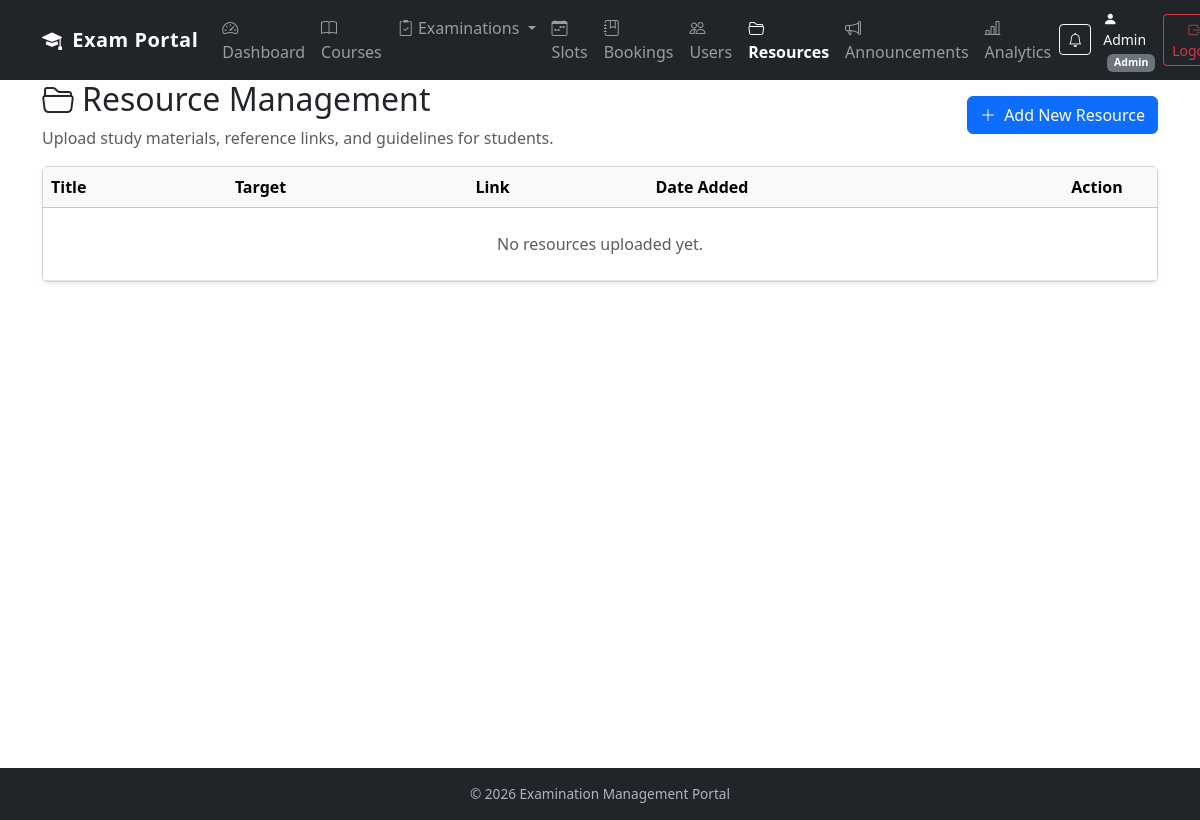
Page /admin/resources (signed in) on the earlier database version.
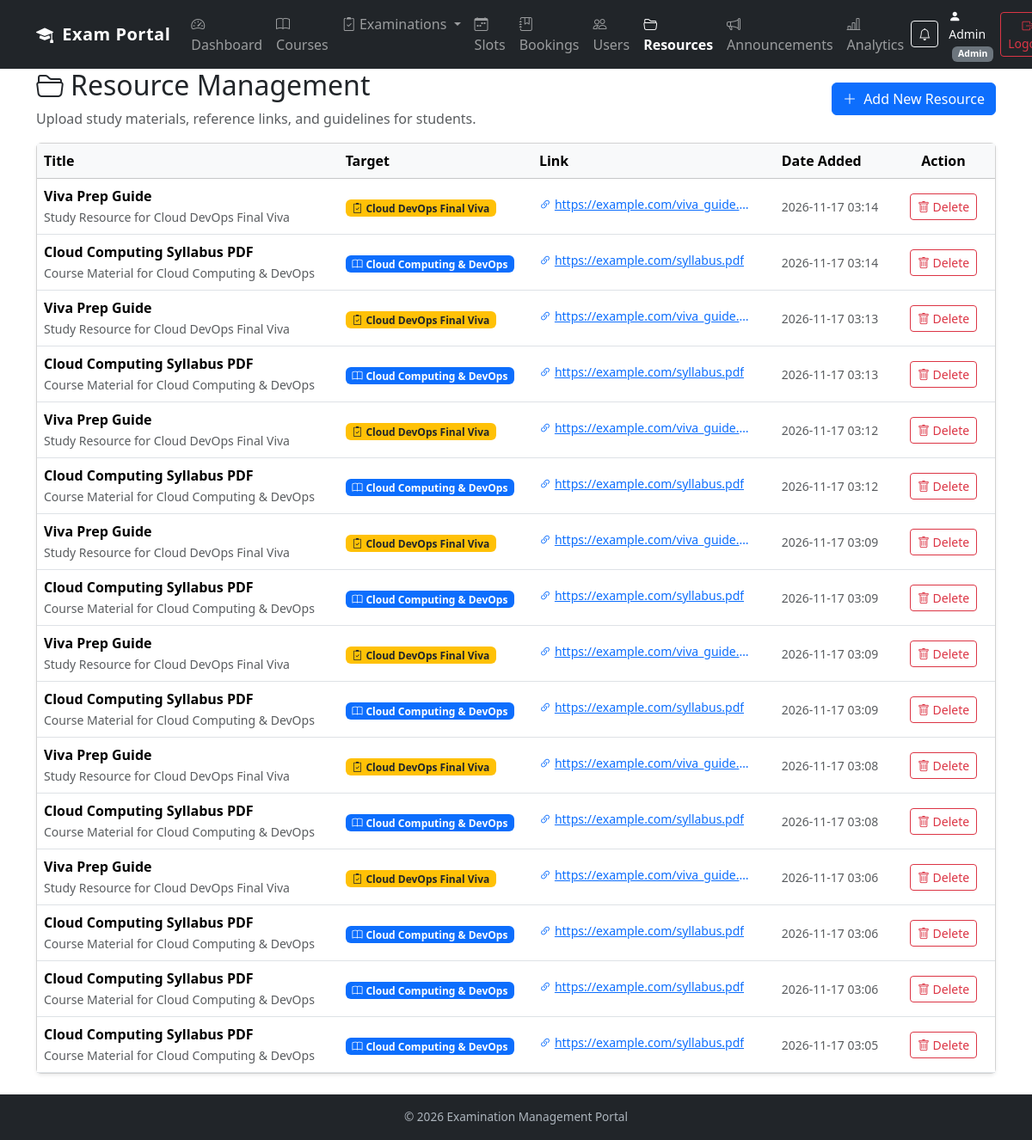
Same page on the later database version.
### models.py (models this page shows, shortened)
class Resource(db.Model):
    id = db.Column(db.Integer, primary_key=True)
    title = db.Column(db.String(200), nullable=False)
    description = db.Column(db.String(500))
    url = db.Column(db.String(500), nullable=False)
    course_id = db.Column(db.Integer, db.ForeignKey("course.id"), nullable=True)
    examination_id = db.Column(db.Integer, db.ForeignKey("examination.id"), nullable=True)
    created_at = db.Column(db.String(30))
    course = db.relationship("Course", backref="resources")
    examination = db.relationship("Examination", backref="resources")

class Examination(db.Model):
    id = db.Column(db.Integer, primary_key=True)
    name = db.Column(db.String(100), nullable=False)
    course_id = db.Column(
        db.Integer, db.ForeignKey("course.id"), nullable=False
    )
    status = db.Column(db.String(30), default="Draft")
    slot_creation_start = db.Column(db.String(30))
    slot_creation_end = db.Column(db.String(30))
    booking_start = db.Column(db.String(30))
    booking_end = db.Column(db.String(30))
    slot_creation_open = db.Column(db.Boolean, default=False)
    booking_open = db.Column(db.Boolean, default=False)
    course = db.relationship("Course", backref="examinations")

class Course(db.Model):
    id = db.Column(db.Integer, primary_key=True)
    name = db.Column(db.String(100), nullable=False)
    description = db.Column(db.String(500))

### app.py (the view, shortened to what this page needs)
@app.route("/admin/resources", methods=["GET", "POST"])
@role_required("Admin")
def admin_resources():
    resources = Resource.query.order_by(Resource.id.desc()).all()
    courses = Course.query.all()
    examinations = Examination.query.all()
    return render_template(
        "admin_resources.html",
        resources=resources,
        courses=courses,
        examinations=examinations
    )

### app.py (called while the page is built)
def role_required(required_role):
    def decorator(function):
        @wraps(function)
        def wrapper(*args, **kwargs):
            if "user_id" not in session:
                return redirect(url_for("login"))
            user = User.query.get(session["user_id"])
            if not user.is_active:
                session.clear()
                return redirect(url_for("login"))
            if user is None:
                session.clear()
                return redirect(url_for("login"))
            if user.role != required_role:
                abort(403)
            if user.role == "Examiner" and not user.is_approved:
                session.clear()
                return redirect(url_for("login"))
            return function(*args, **kwargs)
        return wrapper
    return decorator

@app.context_processor
def inject_global_data():
    unread_count = 0
    if "user_id" in session:
        unread_count = Notification.query.filter_by(
            user_id=session["user_id"],
            is_read=False
        ).count()
    return {"unread_notifications_count": unread_count}

### templates/admin_resources.html (shortened to what this page needs)
{% extends "base.html" %}
{% block content %}
<div class="container mt-4">
    <div class="d-flex justify-content-between align-items-center mb-3">
        <div>
            <h2><i class="bi bi-folder2-open me-2"></i>Resource Management</h2>
            <p class="text-muted mb-0">Upload study materials, reference links, and guidelines for students.</p>
        </div>
        <button class="btn btn-primary" data-bs-toggle="collapse" data-bs-target="#uploadResourceCollapse">
            <i class="bi bi-plus-lg me-1"></i> Add New Resource
        </button>
    </div>
    <div class="card shadow-sm">
        <div class="card-body p-0">
            <div class="table-responsive">
                <table class="table table-hover align-middle mb-0">
                    <thead class="table-light">
                        <tr>
                            <th>Title</th>
                            <th>Target</th>
                            <th>Link</th>
                            <th>Date Added</th>
                            <th style="width: 120px;" class="text-center">Action</th>
                        </tr>
                    </thead>
                    <tbody>
                        {% for r in resources %}
                        <tr>
                            <td>
                                <div class="fw-bold">{{ r.title }}</div>
                                <small class="text-muted">{{ r.description or '' }}</small>
                            </td>
                            <td>
                                {% if r.examination %}
                                    <span class="badge bg-warning text-dark"><i class="bi bi-clipboard2-check me-1"></i>{{ r.examination.name }}</span>
                                {% elif r.course %}
                                    <span class="badge bg-primary"><i class="bi bi-book me-1"></i>{{ r.course.name }}</span>
                                {% else %}
                                    <span class="badge bg-secondary">General</span>
                                {% endif %}
                            </td>
                            <td>
                                <a href="{{ r.url }}" target="_blank" class="small text-truncate d-inline-block" style="max-width: 250px;">
                                    <i class="bi bi-link-45deg me-1"></i>{{ r.url }}
                                </a>
                            </td>
                            <td><small class="text-muted">{{ r.created_at }}</small></td>
                            <td class="text-center">
                                <form method="POST" action="{{ url_for('delete_resource', resource_id=r.id) }}" onsubmit="return confirm('Delete this resource?');">
                                    <button type="submit" class="btn btn-outline-danger btn-sm">
                                        <i class="bi bi-trash"></i> Delete
                                    </button>
                                </form>
                            </td>
                        </tr>
                        {% else %}
                        <tr>
                            <td colspan="5" class="text-center py-4 text-muted">No resources uploaded yet.</td>
                        </tr>
                        {% endfor %}
                    </tbody>
                </table>
            </div>
        </div>
    </div>
</div>
{% endblock %}

Differences in the rows shown:
added Resource: title "Viva Prep Guide", description "Study Resource for Cloud DevOps Final Viva", examination.name "Cloud DevOps Final Viva", url "https://example.com/viva_guide.…", created_at "2026-11-17 03:14"
added Resource: title "Cloud Computing Syllabus PDF", description "Course Material for Cloud Computing & DevOps", course.name "Cloud Computing & DevOps", url "https://example.com/syllabus.pdf", created_at "2026-11-17 03:14"
added Resource: title "Viva Prep Guide", description "Study Resource for Cloud DevOps Final Viva", examination.name "Cloud DevOps Final Viva", url "https://example.com/viva_guide.…", created_at "2026-11-17 03:13"
added Resource: title "Cloud Computing Syllabus PDF", description "Course Material for Cloud Computing & DevOps", course.name "Cloud Computing & DevOps", url "https://example.com/syllabus.pdf", created_at "2026-11-17 03:13"
added Resource: title "Viva Prep Guide", description "Study Resource for Cloud DevOps Final Viva", examination.name "Cloud DevOps Final Viva", url "https://example.com/viva_guide.…", created_at "2026-11-17 03:12"
added Resource: title "Cloud Computing Syllabus PDF", description "Course Material for Cloud Computing & DevOps", course.name "Cloud Computing & DevOps", url "https://example.com/syllabus.pdf", created_at "2026-11-17 03:12"
added Resource: title "Viva Prep Guide", description "Study Resource for Cloud DevOps Final Viva", examination.name "Cloud DevOps Final Viva", url "https://example.com/viva_guide.…", created_at "2026-11-17 03:09"
added Resource: title "Cloud Computing Syllabus PDF", description "Course Material for Cloud Computing & DevOps", course.name "Cloud Computing & DevOps", url "https://example.com/syllabus.pdf", created_at "2026-11-17 03:09"
added Resource: title "Viva Prep Guide", description "Study Resource for Cloud DevOps Final Viva", examination.name "Cloud DevOps Final Viva", url "https://example.com/viva_guide.…", created_at "2026-11-17 03:09"
added Resource: title "Cloud Computing Syllabus PDF", description "Course Material for Cloud Computing & DevOps", course.name "Cloud Computing & DevOps", url "https://example.com/syllabus.pdf", created_at "2026-11-17 03:09"
added Resource: title "Viva Prep Guide", description "Study Resource for Cloud DevOps Final Viva", examination.name "Cloud DevOps Final Viva", url "https://example.com/viva_guide.…", created_at "2026-11-17 03:08"
added Resource: title "Cloud Computing Syllabus PDF", description "Course Material for Cloud Computing & DevOps", course.name "Cloud Computing & DevOps", url "https://example.com/syllabus.pdf", created_at "2026-11-17 03:08"
added Resource: title "Viva Prep Guide", description "Study Resource for Cloud DevOps Final Viva", examination.name "Cloud DevOps Final Viva", url "https://example.com/viva_guide.…", created_at "2026-11-17 03:06"
added Resource: title "Cloud Computing Syllabus PDF", description "Course Material for Cloud Computing & DevOps", course.name "Cloud Computing & DevOps", url "https://example.com/syllabus.pdf", created_at "2026-11-17 03:06"
added Resource: title "Cloud Computing Syllabus PDF", description "Course Material for Cloud Computing & DevOps", course.name "Cloud Computing & DevOps", url "https://example.com/syllabus.pdf", created_at "2026-11-17 03:06"
added Resource: title "Cloud Computing Syllabus PDF", description "Course Material for Cloud Computing & DevOps", course.name "Cloud Computing & DevOps", url "https://example.com/syllabus.pdf", created_at "2026-11-17 03:05"
Other differences:
text no longer shown: "No resources uploaded yet."
